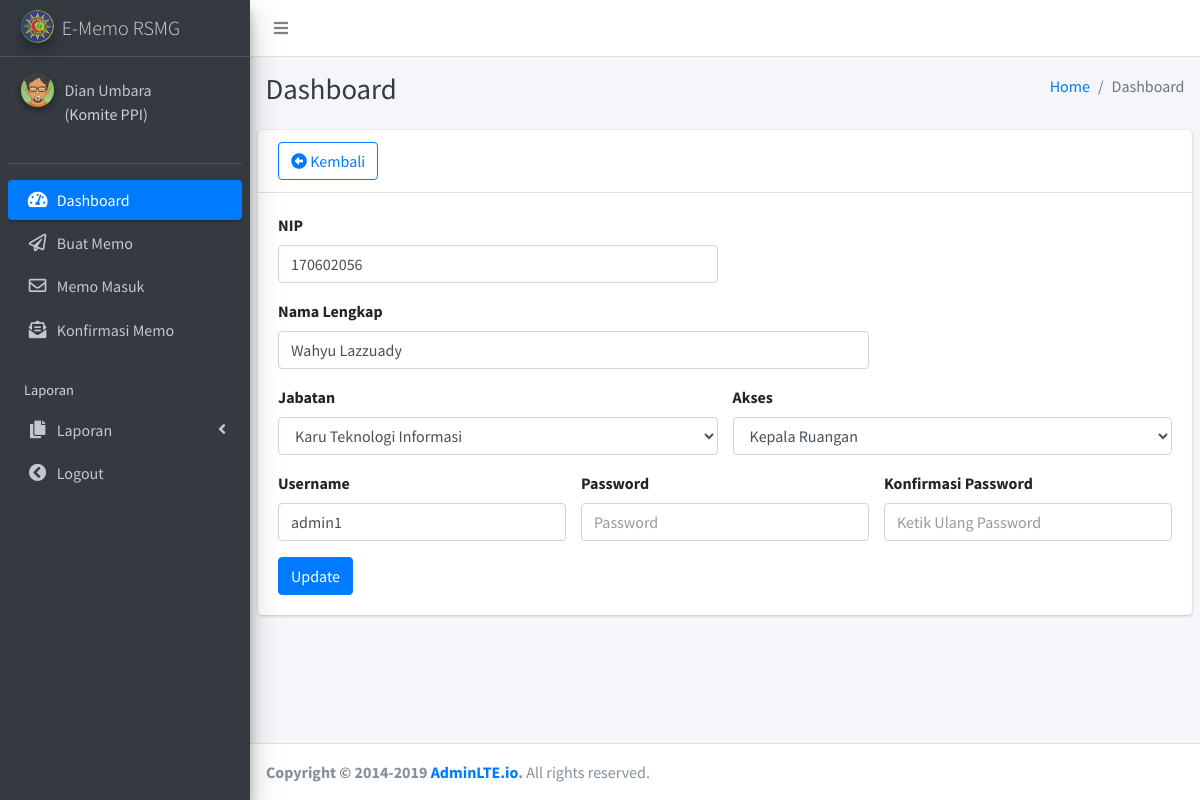
Screenshot of /editpegawai.php?id_pegawai=13 (signed in) with the database file from the repository.
### tables this page shows
CREATE TABLE `pegawai` (
  `id_pegawai` int(11) NOT NULL,
  `nip` varchar(30) NOT NULL,
  `nama` varchar(30) NOT NULL,
  `id_jabatan` int(20) NOT NULL,
  `akses` varchar(30) NOT NULL,
  `username` varchar(50) NOT NULL,
  `password` varchar(255) NOT NULL,
  `qr_code` varchar(50) NOT NULL
);

CREATE TABLE `jabatan` (
  `id_jabatan` int(20) NOT NULL,
  `jabatan` varchar(30) NOT NULL
);

### editPegawai.php (the view, shortened to what this page needs)
<!DOCTYPE html>
<html>
<head>
  <?php
    include'_partials/header.php';session_start();
  ?>
</head>
<body class="hold-transition sidebar-mini layout-fixed">
<div class="wrapper">
  <?php
    include'_partials/navbar.php';
  ?>
  <?php
    include'_partials/sidebar.php';
  ?>
  <div class="content-wrapper">
    <?php
    include'_partials/breadcrumb.php';
    ?>
    <section class="content">
      <div class="row">
        <div class="col-12">
          <div class="card">
            <div class="card-header">
              <h3 class="card-title"><button type="button" onclick="history.back();" class="btn btn-block btn-outline-primary"><i class="fas fa-arrow-alt-circle-left"></i></i> Kembali</button></h3>
            </div>
            <div class="card-body">
            <form role="form" method="POST" action="updatePegawai.php">
            <?php
                include "koneksi2.php";
                $id_pegawai = $_GET['id_pegawai'];
                $query_mysql = mysqli_query($host,"SELECT * FROM pegawai WHERE id_pegawai='$id_pegawai'")or die(mysqli_error());
                while($data = mysqli_fetch_array($query_mysql)){
            ?>
                  <div class="row">
                    <div class="col-sm-6">
                      <div class="form-group">
                        <label>NIP</label>
                        <input type="number" name="nip" class="form-control" placeholder="NIP" value="<?php echo $data['nip']; ?>" >
                      </div>
                    </div>
                  </div>
                  <div class="row">
                    <div class="col-sm-8">
                      <div class="form-group">
                        <label>Nama Lengkap</label>
                        <input type="text" name="nama" class="form-control" placeholder="Nama Lengkap" value="<?php echo $data['nama']; ?>">
                      </div>
                    </div>
                  </div>
                  <div class="row">
                  <div class="col-sm-6">
                    <div class="form-group">
                        <label>Jabatan</label>
                        <select class="form-control" name="jabatan" >
                          <?php
                          $sql = mysqli_query($host, "SELECT * FROM  jabatan");
                          while ($data1 = mysqli_fetch_array($sql)) {
                          ?>
                            <option <?php if($data['id_jabatan'] == $data1['id_jabatan']){echo 'selected';} ?> value="<?php echo $data1['id_jabatan'];?>"><?php echo $data1['jabatan']; ?></option>
                          <?php } ?>
                        </select>
                    </div>
                  </div>
                    <div class="col-sm-6">
                      <div class="form-group">
                        <label>Akses</label>
                        <select class="form-control" name="akses">
                          <option <?php if($data['akses'] == 'karu') {echo "selected";} ?> value="karu" >Kepala Ruangan</option>
                        </select>
                      </div>
                    </div>
                  </div>
                  <div class="row">
                    <div class="col-sm-4">
                      <div class="form-group">
                        <label>Username</label>
                        <input type="text" name="username" class="form-control" placeholder="Username"  value="<?php echo $data["username"]; ?>"/>
                      </div>
                    </div>
                    <div class="col-sm-4">
                      <div class="form-group">
                        <label>Password</label>
                        <input type="password" name="password" class="form-control" placeholder="Password">
                      </div>
                    </div>
                    <div class="col-sm-4">
                      <div class="form-group">
                        <label>Konfirmasi Password</label>
                        <input type="password" name="password2" class="form-control" placeholder="Ketik Ulang Password">
                      </div>
                    </div>
                  </div>
                  <?php } ?>
                    <button type="submit" name="update" class="btn btn-primary">Update</button>
                </form>
            </div>
          </div>
        </div>
      </div>
    </section>
  </div>
  <?php
    include'_partials/footer.php';
  ?>
</div>
</body>
</html>

### rows the page displays
pegawai: nip "170602056", nama "Wahyu Lazzuady", jabatan "Karu Teknologi Informasi", akses "Kepala Ruangan", username "admin1"

### other values shown
$_SESSION['user_login'] "Dian Umbara"
$_SESSION['nama_jabatan'] "Komite PPI"
